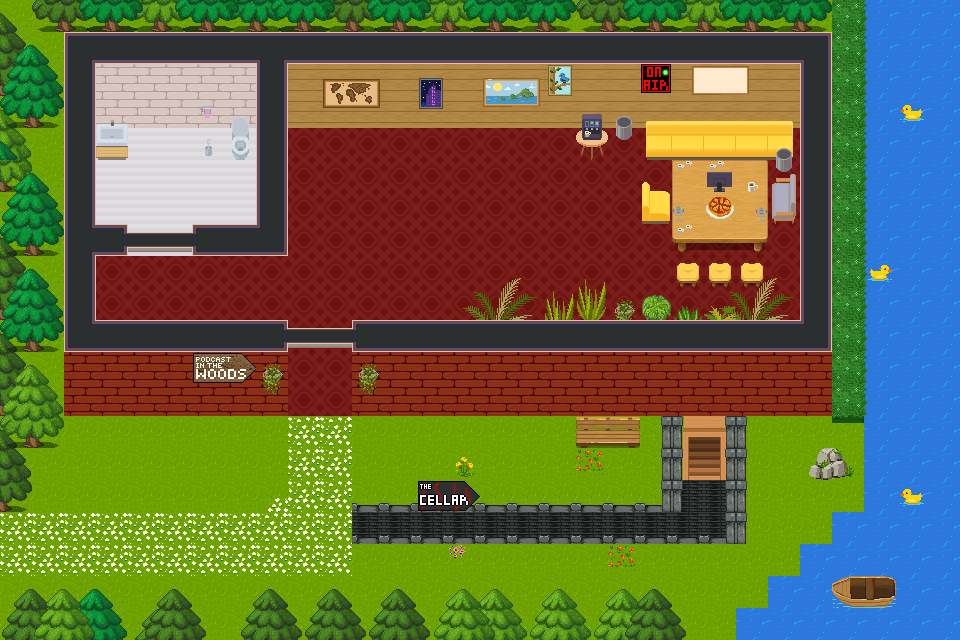

A 2D game scene composited from a Tiled map and its tileset images. What follows is a short description and the map's XML, with each tile layer's data collapsed to a summary:
An orthogonal 30x20 tile map with 32x32 px tiles, 8 tile layers (collisoin, Zones, Background, foreground, ...), 16 tilesets.

<map version="1.10" tiledversion="1.10.1" orientation="orthogonal" renderorder="right-down" width="30" height="20" tilewidth="32" tileheight="32" infinite="0" nextlayerid="12" nextobjectid="2">
 <tileset firstgid="1" name="WA_Room_Builder" tilewidth="32" tileheight="32" tilecount="1000" columns="25">
  <image source="tileset/WA_Room_Builder.png" width="800" height="1280" />
 </tileset>
 <tileset firstgid="1001" name="WA_Special_Zones" tilewidth="32" tileheight="32" tilecount="12" columns="6">
  <image source="tileset/WA_Special_Zones.png" width="192" height="64" />
 </tileset>
 <tileset firstgid="1013" name="WA_Exterior" tilewidth="32" tileheight="32" tilecount="850" columns="25">
  <image source="tileset/WA_Exterior.png" width="800" height="1088" />
 </tileset>
 <tileset firstgid="1863" name="WA_Other_Furniture" tilewidth="32" tileheight="32" tilecount="156" columns="12">
  <image source="tileset/WA_Other_Furniture.png" width="384" height="416" />
 </tileset>
 <tileset firstgid="2019" name="WA_Decoration" tilewidth="32" tileheight="32" tilecount="96" columns="12">
  <image source="tileset/WA_Decoration.png" width="384" height="256" />
 </tileset>
 <tileset firstgid="2115" name="WA_Seats" tilewidth="32" tileheight="32" tilecount="182" columns="13">
  <image source="tileset/WA_Seats.png" width="416" height="448" />
 </tileset>
 <tileset firstgid="2297" name="WA_Tables" tilewidth="32" tileheight="32" tilecount="270" columns="10">
  <image source="tileset/WA_Tables.png" width="320" height="864" />
 </tileset>
 <tileset firstgid="2567" name="WA_Miscellaneous" tilewidth="32" tileheight="32" tilecount="110" columns="10">
  <image source="tileset/WA_Miscellaneous.png" width="320" height="352" />
 </tileset>
 <tileset firstgid="2677" name="microphone" tilewidth="32" tileheight="32" tilecount="1" columns="1">
  <image source="tileset/pixil-frame-0.png" width="32" height="32" />
 </tileset>
 <tileset firstgid="2678" name="mic2" tilewidth="32" tileheight="32" tilecount="1" columns="1">
  <image source="tileset/pixil-frame-0__1_.png" width="32" height="32" />
 </tileset>
 <tileset firstgid="2679" name="WA_Special_Zones" tilewidth="32" tileheight="32" tilecount="12" columns="6">
  <image source="tileset/WA_Special_Zones.png" width="192" height="64" />
 </tileset>
 <tileset firstgid="2691" name="WA_Room_Builder" tilewidth="32" tileheight="32" tilecount="1000" columns="25">
  <image source="tileset/WA_Room_Builder.png" width="800" height="1280" />
 </tileset>
 <tileset firstgid="3691" name="OnAir" tilewidth="32" tileheight="32" tilecount="1" columns="1">
  <image source="tileset/OnAir.png" width="32" height="32" />
 </tileset>
 <tileset firstgid="3692" name="sign 2" tilewidth="32" tileheight="32" tilecount="2" columns="2">
  <image source="tileset/sign 2.png" width="64" height="32" />
 </tileset>
 <tileset firstgid="3694" name="Sign1" tilewidth="32" tileheight="32" tilecount="2" columns="2">
  <image source="tileset/Sign1.png" width="64" height="32" />
 </tileset>
 <tileset firstgid="3696" name="WA_Exterior" tilewidth="32" tileheight="32" tilecount="850" columns="25">
  <image source="tileset/WA_Exterior.png" width="800" height="1088" />
 </tileset>
 <layer id="5" name="collisoin" width="30" height="20">
  <data>[600 cells, 256 non-empty, 6 distinct tile ids]</data>
 </layer>
 <layer id="10" name="Zones" width="30" height="20">
  <data>[600 cells, 1 non-empty, 1 distinct tile ids]</data>
 </layer>
 <group id="6" name="WallsGround">
  <layer id="1" name="Background" width="30" height="20">
   <data>[600 cells, 600 non-empty, 25 distinct tile ids]</data>
  </layer>
  <layer id="2" name="foreground" width="30" height="20">
   <data>[600 cells, 6 non-empty, 3 distinct tile ids]</data>
  </layer>
  <layer id="11" name="Background2" width="30" height="20">
   <data>[600 cells, 15 non-empty, 6 distinct tile ids]</data>
  </layer>
  <layer id="7" name="deco1" width="30" height="20">
   <data>[600 cells, 195 non-empty, 81 distinct tile ids]</data>
  </layer>
  <layer id="8" name="deco2" width="30" height="20">
   <data>[600 cells, 106 non-empty, 52 distinct tile ids]</data>
  </layer>
  <layer id="9" name="deco3" width="30" height="20">
   <data>[600 cells, 82 non-empty, 35 distinct tile ids]</data>
  </layer>
 </group>
</map>
